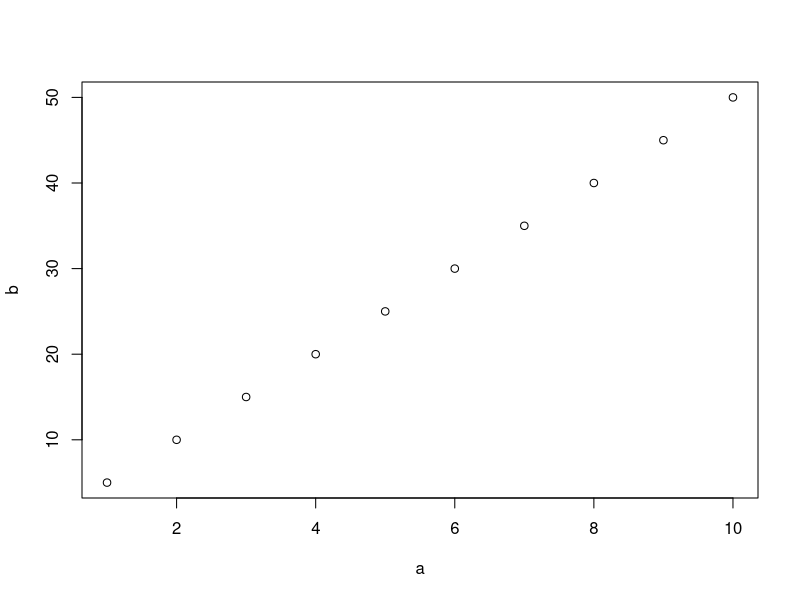

Source code (R):
## ---- chunk 1
# This is a so-called "R chunk" where you can write R code.

date()

a = 1:10
b = 1:10*5

plot(a,b)

